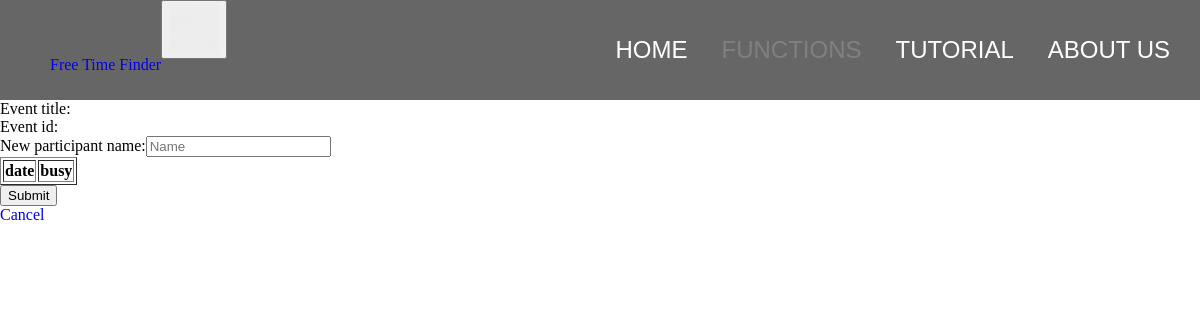
The page /add_new_participant?event_id=3 on the database as committed earlier.
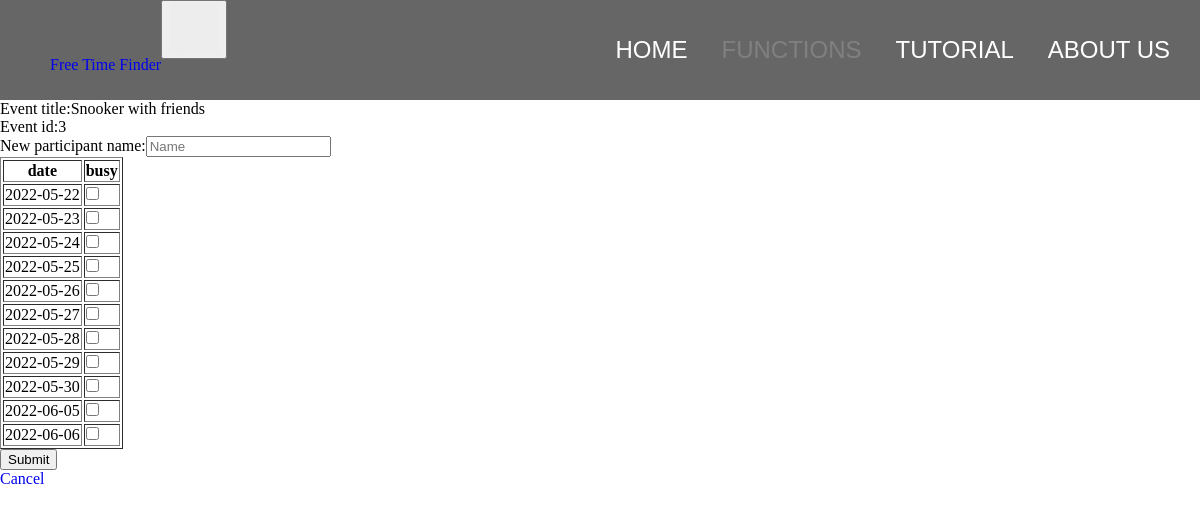
The same page on the database as committed later.
### main.py (models this page shows, shortened)
class Event(db.Model):
    id = db.Column(db.Integer, primary_key=True)
    title = db.Column(db.String(100))
    dates = db.relationship("Date", cascade="all, delete-orphan", backref="event")
    people = db.relationship("Person", cascade="all, delete-orphan", backref="event")

class Date(db.Model):
    id = db.Column(db.Integer, primary_key=True)
    date = db.Column(db.Date)
    event_id = db.Column(db.Integer, db.ForeignKey("event.id"))

### main.py (the view)
@app.route("/add_new_participant", methods=["GET", "POST"])
def add_new_participant():
    event_id = request.args.get("event_id")
    query_event = Event.query.filter_by(id=event_id).first()
    if request.method == "POST":
        new_name = request.form["name"]
        new_person = Person(name=new_name, event=query_event)
        db.session.add(new_person)
        for i in request.form:
            if i != "name":
                busy_date = datetime.datetime.strptime(i, "%Y-%m-%d").date()
                new_busy_date = Busy_date(date=busy_date, person=new_person)
                db.session.add(new_busy_date)
        db.session.commit()
        return render_template("add_new_participant_status.html", status="Success", person=new_person)
    else:
        return render_template("add_new_participant.html", event=query_event)

### templates/add_new_participant.html (shortened to what this page needs)
{% extends "base.html" %}
{% block navright %}
<li><a href="/">Home</a></li>
<li><a href="/functions" class="active">Functions</a></li>
<li><a href="/tutorial">Tutorial</a></li>
<li><a href="/about">About Us</a></li>
{% endblock %}
{% block content %}
<p>Event title:{{event.title}}</p>
<p>Event id:{{event.id}}</p>
<form id = "event_inp" action = "#" method="post">
    <p>New participant name:<input type="text" name="name", placeholder="Name" required></p>
    <table border="1">
        <tr>
            <th>date</th>
            <th>busy</th>
        </tr>
    {% for date in event.dates %}
        <tr>
            <td>{{date.date}}</td>
            <td><input type="checkbox" name="{{date.date}}"></td>
        </tr>
    {% endfor %}
    </table>
    <p id='subm'><input type='submit' value='Submit'></p>
    <a href="/find_event?event_id={{event.id}}"><p>Cancel</p></a>
</form>
{% endblock %}

### templates/base.html (shortened to what this page needs)
<!DOCTYPE html>
<html lang="en">
<head>
    <link rel="stylesheet" href="{{ url_for('static', filename='css/main.css') }}">
</head>
<body>
  <div class="nav">
    <button type="button" id='menu' onclick=''><img src="{{ url_for('static', filename='menu.png') }}" width='50' height='50'></button>
    <div id="navleft">
        <a href="/" id="logo">Free Time Finder</a>
    </div>
    <div id="navright">
        <ul>
            {% block navright %}
            {% endblock %}
        </ul>
    </div>
  </div>
  <div id="blank"></div>
    {% block content %}
    {% endblock %}
</body>
</html>

### static/css/main.css (style rules this page uses)
#blank { height:100px; }
body { background-color:white; }
* { margin:0px; list-style: none; }
a { text-decoration: none; }
.nav { background-color:rgba(0,0,0,0.6); margin-top:0px; height:100px; width:100%; position: fixed; z-index: 3; -webkit-animation: fadein 1s; -moz-animation: fadein 1s; -ms-animation: fadein 1s; -o-animation: fadein 1s; animation: fadein 1s; }
#navleft { float:left; line-height: 100px; padding-left: 50px; padding-top:15px; }
#navright { float:right; line-height: 100px; }
#navright li { display:inline; }
#navright a { color:white; font-size:1.5em; margin-right:30px; text-transform: uppercase; text-decoration: none; transition: color 0.1s; font-family: 'Poppins', sans-serif; }
#navright .active { color:grey; }

Rows that differ between the two databases and show on the page:
added Event: title "Snooker with friends", id "3"
added Date: date "2022-05-22"
added Date: date "2022-05-23"
added Date: date "2022-05-24"
added Date: date "2022-05-25"
added Date: date "2022-05-26"
added Date: date "2022-05-27"
added Date: date "2022-05-28"
added Date: date "2022-05-29"
added Date: date "2022-05-30"
added Date: date "2022-06-05"
added Date: date "2022-06-06"
